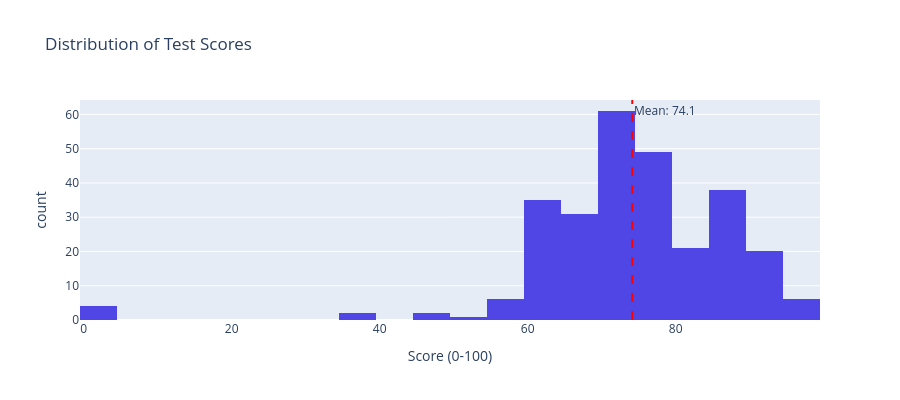

Notebook source saved alongside this figure:
### Markdown cell above
### 5.1 Overall Score Distribution

### Code cell
# Histogram of score distribution
fig = px.histogram(df, x='judge_score', nbins=20, 
                   title='Distribution of Test Scores',
                   labels={'judge_score': 'Score (0-100)'},
                   color_discrete_sequence=['#4F46E5'])

fig.add_vline(x=df['judge_score'].mean(), line_dash="dash", line_color="red",
              annotation_text=f"Mean: {df['judge_score'].mean():.1f}")

fig.update_layout(showlegend=False, height=400)
fig.show()

### Figure 1 — Plotly figure (JSON) as saved in the notebook; plotly's stock layout.template omitted (floating-point values rounded to 4 significant figures; data arrays with more than 128 entries replaced by an {"elided": "..."} marker saying what was removed)
{"data": [{"bingroup": "x", "hovertemplate": "Score (0-100)=%{x}<br>count=%{y}<extra></extra>", "legendgroup": "", "marker": {"color": "#4F46E5", "pattern": {"shape": ""}}, "name": "", "nbinsx": 20, "orientation": "v", "showlegend": false, "type": "histogram", "x": {"elided": "276 int values"}, "xaxis": "x", "yaxis": "y"}], "layout": {"annotations": [{"showarrow": false, "text": "Mean: 74.1", "x": 74.13, "xanchor": "left", "xref": "x", "y": 1, "yanchor": "top", "yref": "y domain"}], "barmode": "relative", "height": 400, "legend": {"tracegroupgap": 0}, "shapes": [{"line": {"color": "red", "dash": "dash"}, "type": "line", "x0": 74.13, "x1": 74.13, "xref": "x", "y0": 0, "y1": 1, "yref": "y domain"}], "showlegend": false, "title": {"text": "Distribution of Test Scores"}, "xaxis": {"anchor": "y", "domain": [0, 1], "title": {"text": "Score (0-100)"}}, "yaxis": {"anchor": "x", "domain": [0, 1], "title": {"text": "count"}}}}
